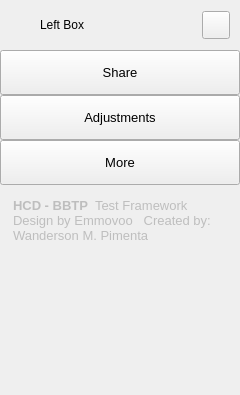
        <widget class="QFrame" name="extraLeftBox">
         <property name="minimumSize">
          <size>
           <width>0</width>
           <height>0</height>
          </size>
         </property>
         <property name="maximumSize">
          <size>
           <width>0</width>
           <height>16777215</height>
          </size>
         </property>
         <property name="frameShape">
          <enum>QFrame::NoFrame</enum>
         </property>
         <property name="frameShadow">
          <enum>QFrame::Raised</enum>
         </property>
         <layout class="QVBoxLayout" name="extraColumLayout">
          <property name="spacing">
           <number>0</number>
          </property>
          <property name="leftMargin">
           <number>0</number>
          </property>
          <property name="topMargin">
           <number>0</number>
          </property>
          <property name="rightMargin">
           <number>0</number>
          </property>
          <property name="bottomMargin">
           <number>0</number>
          </property>
          <item>
           <widget class="QFrame" name="extraTopBg">
            <property name="minimumSize">
             <size>
              <width>0</width>
              <height>50</height>
             </size>
            </property>
            <property name="maximumSize">
             <size>
              <width>16777215</width>
              <height>50</height>
             </size>
            </property>
            <property name="frameShape">
             <enum>QFrame::NoFrame</enum>
            </property>
            <property name="frameShadow">
             <enum>QFrame::Raised</enum>
            </property>
            <layout class="QVBoxLayout" name="verticalLayout_5">
             <property name="spacing">
              <number>0</number>
             </property>
             <property name="leftMargin">
              <number>0</number>
             </property>
             <property name="topMargin">
              <number>0</number>
             </property>
             <property name="rightMargin">
              <number>0</number>
             </property>
             <property name="bottomMargin">
              <number>0</number>
             </property>
             <item>
              <layout class="QGridLayout" name="extraTopLayout">
               <property name="leftMargin">
                <number>10</number>
               </property>
               <property name="rightMargin">
                <number>10</number>
               </property>
               <property name="horizontalSpacing">
                <number>10</number>
               </property>
               <property name="verticalSpacing">
                <number>0</number>
               </property>
               <item row="0" column="0">
                <widget class="QFrame" name="extraIcon">
                 <property name="minimumSize">
                  <size>
                   <width>20</width>
                   <height>0</height>
                  </size>
                 </property>
                 <property name="maximumSize">
                  <size>
                   <width>20</width>
                   <height>20</height>
                  </size>
                 </property>
                 <property name="frameShape">
                  <enum>QFrame::NoFrame</enum>
                 </property>
                 <property name="frameShadow">
                  <enum>QFrame::Raised</enum>
                 </property>
                </widget>
               </item>
               <item row="0" column="1">
                <widget class="QLabel" name="extraLabel">
                 <property name="minimumSize">
                  <size>
                   <width>150</width>
                   <height>0</height>
                  </size>
                 </property>
                 <property name="text">
                  <string>Left Box</string>
                 </property>
                </widget>
               </item>
               <item row="0" column="2">
                <widget class="QPushButton" name="extraCloseColumnBtn">
                 <property name="minimumSize">
                  <size>
                   <width>28</width>
                   <height>28</height>
                  </size>
                 </property>
                 <property name="maximumSize">
                  <size>
                   <width>28</width>
                   <height>28</height>
                  </size>
                 </property>
                 <property name="cursor">
                  <cursorShape>PointingHandCursor</cursorShape>
                 </property>
                 <property name="toolTip">
                  <string>Close left box</string>
                 </property>
                 <property name="text">
                  <string/>
                 </property>
                 <property name="icon">
                  <iconset resource="resources.qrc">
                   <normaloff>:/icons/images/icons/icon_close.png</normaloff>:/icons/images/icons/icon_close.png</iconset>
                 </property>
                 <property name="iconSize">
                  <size>
                   <width>20</width>
                   <height>20</height>
                  </size>
                 </property>
                </widget>
               </item>
              </layout>
             </item>
            </layout>
           </widget>
          </item>
          <item>
           <widget class="QFrame" name="extraContent">
            <property name="frameShape">
             <enum>QFrame::NoFrame</enum>
            </property>
            <property name="frameShadow">
             <enum>QFrame::Raised</enum>
            </property>
            <layout class="QVBoxLayout" name="verticalLayout_12">
             <property name="spacing">
              <number>0</number>
             </property>
             <property name="leftMargin">
              <number>0</number>
             </property>
             <property name="topMargin">
              <number>0</number>
             </property>
             <property name="rightMargin">
              <number>0</number>
             </property>
             <property name="bottomMargin">
              <number>0</number>
             </property>
             <item alignment="Qt::AlignTop">
              <widget class="QFrame" name="extraTopMenu">
               <property name="frameShape">
                <enum>QFrame::NoFrame</enum>
               </property>
               <property name="frameShadow">
                <enum>QFrame::Raised</enum>
               </property>
               <layout class="QVBoxLayout" name="verticalLayout_11">
                <property name="spacing">
                 <number>0</number>
                </property>
                <property name="leftMargin">
                 <number>0</number>
                </property>
                <property name="topMargin">
                 <number>0</number>
                </property>
                <property name="rightMargin">
                 <number>0</number>
                </property>
                <property name="bottomMargin">
                 <number>0</number>
                </property>
                <item>
                 <widget class="QPushButton" name="btn_share">
                  <property name="sizePolicy">
                   <sizepolicy hsizetype="Expanding" vsizetype="Fixed">
                    <horstretch>0</horstretch>
                    <verstretch>0</verstretch>
                   </sizepolicy>
                  </property>
                  <property name="minimumSize">
                   <size>
                    <width>0</width>
                    <height>45</height>
                   </size>
                  </property>
                  <property name="font">
                   <font>
                    <family>Segoe UI</family>
                    <pointsize>10</pointsize>
                    <italic>false</italic>
                    <bold>false</bold>
                   </font>
                  </property>
                  <property name="cursor">
                   <cursorShape>PointingHandCursor</cursorShape>
                  </property>
                  <property name="layoutDirection">
                   <enum>Qt::LeftToRight</enum>
                  </property>
                  <property name="styleSheet">
                   <string notr="true">background-image: url(:/icons/images/icons/cil-share-boxed.png);</string>
                  </property>
                  <property name="text">
                   <string>Share</string>
                  </property>
                 </widget>
                </item>
                <item>
                 <widget class="QPushButton" name="btn_adjustments">
                  <property name="sizePolicy">
                   <sizepolicy hsizetype="Expanding" vsizetype="Fixed">
                    <horstretch>0</horstretch>
                    <verstretch>0</verstretch>
                   </sizepolicy>
                  </property>
                  <property name="minimumSize">
                   <size>
                    <width>0</width>
                    <height>45</height>
                   </size>
                  </property>
                  <property name="font">
                   <font>
                    <family>Segoe UI</family>
                    <pointsize>10</pointsize>
                    <italic>false</italic>
                    <bold>false</bold>
                   </font>
                  </property>
                  <property name="cursor">
                   <cursorShape>PointingHandCursor</cursorShape>
                  </property>
                  <property name="layoutDirection">
                   <enum>Qt::LeftToRight</enum>
                  </property>
                  <property name="styleSheet">
                   <string notr="true">background-image: url(:/icons/images/icons/cil-equalizer.png);</string>
                  </property>
                  <property name="text">
                   <string>Adjustments</string>
                  </property>
                 </widget>
                </item>
                <item>
                 <widget class="QPushButton" name="btn_more">
                  <property name="sizePolicy">
                   <sizepolicy hsizetype="Expanding" vsizetype="Fixed">
                    <horstretch>0</horstretch>
                    <verstretch>0</verstretch>
                   </sizepolicy>
                  </property>
                  <property name="minimumSize">
                   <size>
                    <width>0</width>
                    <height>45</height>
                   </size>
                  </property>
                  <property name="font">
                   <font>
                    <family>Segoe UI</family>
                    <pointsize>10</pointsize>
                    <italic>false</italic>
                    <bold>false</bold>
                   </font>
                  </property>
                  <property name="cursor">
                   <cursorShape>PointingHandCursor</cursorShape>
                  </property>
                  <property name="layoutDirection">
                   <enum>Qt::LeftToRight</enum>
                  </property>
                  <property name="styleSheet">
                   <string notr="true">background-image: url(:/icons/images/icons/cil-layers.png);</string>
                  </property>
                  <property name="text">
                   <string>More</string>
                  </property>
                 </widget>
                </item>
               </layout>
              </widget>
             </item>
             <item>
              <widget class="QFrame" name="extraCenter">
               <property name="frameShape">
                <enum>QFrame::NoFrame</enum>
               </property>
               <property name="frameShadow">
                <enum>QFrame::Raised</enum>
               </property>
               <layout class="QVBoxLayout" name="verticalLayout_10">
                <item>
                 <widget class="QTextEdit" name="textEdit">
                  <property name="enabled">
                   <bool>false</bool>
                  </property>
                  <property name="minimumSize">
                   <size>
                    <width>222</width>
                    <height>0</height>
                   </size>
                  </property>
                  <property name="styleSheet">
                   <string notr="true">background: transparent;</string>
                  </property>
                  <property name="frameShape">
                   <enum>QFrame::NoFrame</enum>
                  </property>
                  <property name="readOnly">
                   <bool>true</bool>
                  </property>
                  <property name="markdown">
                   <string>**HCD - BBTP**  Test Framework Design by Emmovoo   Created by: Wanderson M.
Pimenta

</string>
                  </property>
                  <property name="html">
                   <string>&lt;!DOCTYPE HTML PUBLIC &quot;-//W3C//DTD HTML 4.0//EN&quot; &quot;http://www.w3.org/TR/REC-html40/strict.dtd&quot;&gt;
&lt;html&gt;&lt;head&gt;&lt;meta name=&quot;qrichtext&quot; content=&quot;1&quot; /&gt;&lt;meta charset=&quot;utf-8&quot; /&gt;&lt;style type=&quot;text/css&quot;&gt;
p, li { white-space: pre-wrap; }
&lt;/style&gt;&lt;/head&gt;&lt;body style=&quot; font-family:'Segoe UI'; font-size:10pt; font-weight:400; font-style:normal;&quot;&gt;
&lt;p style=&quot; margin-top:6px; margin-bottom:6px; margin-left:0px; margin-right:0px; -qt-block-indent:0; text-indent:0px;&quot;&gt;&lt;span style=&quot; font-weight:700;&quot;&gt;HCD - BBTP&lt;/span&gt;  Test Framework Design by Emmovoo   Created by: Wanderson M. Pimenta&lt;/p&gt;&lt;/body&gt;&lt;/html&gt;</string>
                  </property>
                 </widget>
                </item>
               </layout>
              </widget>
             </item>
             <item>
              <widget class="QFrame" name="extraBottom">
               <property name="frameShape">
                <enum>QFrame::NoFrame</enum>
               </property>
               <property name="frameShadow">
                <enum>QFrame::Raised</enum>
               </property>
              </widget>
             </item>
            </layout>
           </widget>
          </item>
         </layout>
        </widget>
